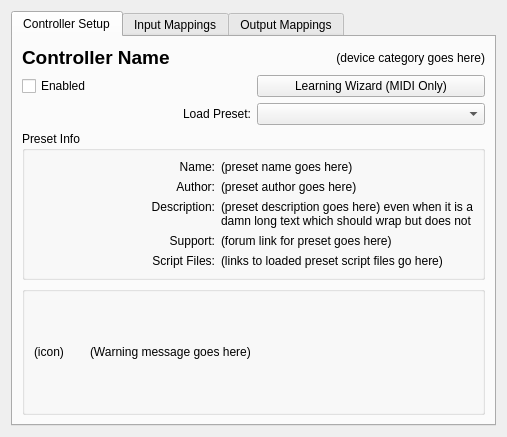
<?xml version="1.0" encoding="UTF-8"?>
<ui version="4.0">
 <class>DlgPrefControllerDlg</class>
 <widget class="QWidget" name="DlgPrefControllerDlg">
  <property name="geometry">
   <rect>
    <x>0</x>
    <y>0</y>
    <width>507</width>
    <height>437</height>
   </rect>
  </property>
  <property name="sizePolicy">
   <sizepolicy hsizetype="Preferred" vsizetype="Preferred">
    <horstretch>0</horstretch>
    <verstretch>0</verstretch>
   </sizepolicy>
  </property>
  <property name="windowTitle">
   <string>Controller Preferences</string>
  </property>
  <layout class="QVBoxLayout" name="verticalLayout_2">
   <item>
    <widget class="QTabWidget" name="controllerTabs">
     <property name="currentIndex">
      <number>0</number>
     </property>
     <widget class="QWidget" name="presetInfoTab">
      <attribute name="title">
       <string>Controller Setup</string>
      </attribute>
      <layout class="QGridLayout" name="gridLayout_2">
       <item row="0" column="0">
        <widget class="QLabel" name="labelDeviceName">
         <property name="enabled">
          <bool>true</bool>
         </property>
         <property name="sizePolicy">
          <sizepolicy hsizetype="Minimum" vsizetype="Minimum">
           <horstretch>0</horstretch>
           <verstretch>0</verstretch>
          </sizepolicy>
         </property>
         <property name="font">
          <font>
           <pointsize>14</pointsize>
           <weight>75</weight>
           <bold>true</bold>
          </font>
         </property>
         <property name="text">
          <string>Controller Name</string>
         </property>
        </widget>
       </item>
       <item row="0" column="1">
        <widget class="QLabel" name="labelDeviceCategory">
         <property name="enabled">
          <bool>true</bool>
         </property>
         <property name="sizePolicy">
          <sizepolicy hsizetype="Minimum" vsizetype="Minimum">
           <horstretch>0</horstretch>
           <verstretch>0</verstretch>
          </sizepolicy>
         </property>
         <property name="toolTip">
          <string notr="true"/>
         </property>
         <property name="text">
          <string>(device category goes here)</string>
         </property>
         <property name="alignment">
          <set>Qt::AlignRight|Qt::AlignTrailing|Qt::AlignVCenter</set>
         </property>
        </widget>
       </item>
       <item row="1" column="0">
        <widget class="QCheckBox" name="chkEnabledDevice">
         <property name="text">
          <string>Enabled</string>
         </property>
        </widget>
       </item>
       <item row="1" column="1">
        <widget class="QPushButton" name="btnLearningWizard">
         <property name="toolTip">
          <string>Click to start the Controller Learning wizard.</string>
         </property>
         <property name="styleSheet">
          <string notr="true"/>
         </property>
         <property name="text">
          <string>Learning Wizard (MIDI Only)</string>
         </property>
         <property name="checkable">
          <bool>false</bool>
         </property>
         <property name="checked">
          <bool>false</bool>
         </property>
        </widget>
       </item>
       <item row="2" column="0">
        <widget class="QLabel" name="label_LoadPreset">
         <property name="sizePolicy">
          <sizepolicy hsizetype="Preferred" vsizetype="Preferred">
           <horstretch>0</horstretch>
           <verstretch>0</verstretch>
          </sizepolicy>
         </property>
         <property name="maximumSize">
          <size>
           <width>16777215</width>
           <height>16777215</height>
          </size>
         </property>
         <property name="text">
          <string>Load Preset:</string>
         </property>
         <property name="alignment">
          <set>Qt::AlignRight|Qt::AlignTrailing|Qt::AlignVCenter</set>
         </property>
         <property name="buddy">
          <cstring>comboBoxPreset</cstring>
         </property>
        </widget>
      </item>
      <item row="11" column="0" colspan="2">
        <widget class="QGroupBox" name="groupBoxWarning">
         <property name="sizePolicy">
          <sizepolicy hsizetype="Expanding" vsizetype="Preferred">
           <horstretch>0</horstretch>
           <verstretch>0</verstretch>
          </sizepolicy>
         </property>
         <property name="title">
          <string/>
         </property>
         <layout class="QGridLayout" name="gridLayout_3">
          <item row="0" column="0">
           <widget class="QLabel" name="labelWarningIcon">
            <property name="sizePolicy">
             <sizepolicy hsizetype="Minimum" vsizetype="Minimum">
              <horstretch>0</horstretch>
              <verstretch>0</verstretch>
             </sizepolicy>
            </property>
            <property name="minimumSize">
             <size>
              <width>50</width>
              <height>50</height>
             </size>
            </property>
            <property name="maximumSize">
             <size>
              <width>50</width>
              <height>50</height>
             </size>
            </property>
            <property name="text">
             <string>(icon)</string>
            </property>
           </widget>
          </item>
          <item row="0" column="1">
           <widget class="QLabel" name="labelWarning">
            <property name="toolTip">
             <string/>
            </property>
            <property name="text">
             <string>(Warning message goes here)</string>
            </property>
            <property name="wordWrap">
             <bool>true</bool>
            </property>
            <property name="openExternalLinks">
             <bool>true</bool>
            </property>
            <property name="textInteractionFlags">
             <set>Qt::TextBrowserInteraction</set>
            </property>
           </widget>
          </item>
         </layout>
        </widget>
       </item>
       <item row="2" column="1">
        <widget class="QComboBox" name="comboBoxPreset">
         <property name="sizePolicy">
          <sizepolicy hsizetype="Minimum" vsizetype="Fixed">
           <horstretch>0</horstretch>
           <verstretch>0</verstretch>
          </sizepolicy>
         </property>
         <property name="maximumSize">
          <size>
           <width>16777215</width>
           <height>16777215</height>
          </size>
         </property>
        </widget>
       </item>
       <item row="10" column="0" colspan="2">
        <widget class="QGroupBox" name="groupBox">
         <property name="title">
          <string>Preset Info</string>
         </property>
         <layout class="QGridLayout" name="gridLayout">
          <item row="0" column="0">
           <widget class="QLabel" name="label_presetName">
            <property name="sizePolicy">
             <sizepolicy hsizetype="Minimum" vsizetype="Minimum">
              <horstretch>0</horstretch>
              <verstretch>0</verstretch>
             </sizepolicy>
            </property>
            <property name="text">
             <string>Name:</string>
            </property>
            <property name="alignment">
             <set>Qt::AlignRight|Qt::AlignTrailing|Qt::AlignVCenter</set>
            </property>
           </widget>
          </item>
          <item row="0" column="1">
           <widget class="QLabel" name="labelLoadedPreset">
            <property name="sizePolicy">
             <sizepolicy hsizetype="Minimum" vsizetype="Minimum">
              <horstretch>0</horstretch>
              <verstretch>0</verstretch>
             </sizepolicy>
            </property>
            <property name="minimumSize">
             <size>
              <width>0</width>
              <height>0</height>
             </size>
            </property>
            <property name="toolTip">
             <string notr="true"/>
            </property>
            <property name="text">
             <string notr="true">(preset name goes here)</string>
            </property>
            <property name="wordWrap">
             <bool>true</bool>
            </property>
           </widget>
          </item>
          <item row="1" column="0">
           <widget class="QLabel" name="label_author">
            <property name="sizePolicy">
             <sizepolicy hsizetype="Minimum" vsizetype="Minimum">
              <horstretch>0</horstretch>
              <verstretch>0</verstretch>
             </sizepolicy>
            </property>
            <property name="text">
             <string>Author:</string>
            </property>
            <property name="alignment">
             <set>Qt::AlignRight|Qt::AlignTrailing|Qt::AlignVCenter</set>
            </property>
           </widget>
          </item>
          <item row="1" column="1">
           <widget class="QLabel" name="labelLoadedPresetAuthor">
            <property name="sizePolicy">
             <sizepolicy hsizetype="Minimum" vsizetype="Minimum">
              <horstretch>0</horstretch>
              <verstretch>0</verstretch>
             </sizepolicy>
            </property>
            <property name="text">
             <string notr="true">(preset author goes here)</string>
            </property>
           </widget>
          </item>
          <item row="2" column="0">
           <widget class="QLabel" name="label_description">
            <property name="sizePolicy">
             <sizepolicy hsizetype="Minimum" vsizetype="Minimum">
              <horstretch>0</horstretch>
              <verstretch>0</verstretch>
             </sizepolicy>
            </property>
            <property name="text">
             <string>Description:</string>
            </property>
            <property name="alignment">
             <set>Qt::AlignRight|Qt::AlignTop|Qt::AlignTrailing</set>
            </property>
           </widget>
          </item>
          <item row="2" column="1">
           <widget class="QLabel" name="labelLoadedPresetDescription">
            <property name="sizePolicy">
             <sizepolicy hsizetype="Minimum" vsizetype="Minimum">
              <horstretch>0</horstretch>
              <verstretch>0</verstretch>
             </sizepolicy>
            </property>
            <property name="minimumSize">
             <size>
              <width>0</width>
              <height>0</height>
             </size>
            </property>
            <property name="focusPolicy">
             <enum>Qt::NoFocus</enum>
            </property>
            <property name="toolTip">
             <string notr="true"/>
            </property>
            <property name="text">
             <string notr="true">(preset description goes here) even when it is a damn long text which should wrap but does not</string>
            </property>
            <property name="alignment">
             <set>Qt::AlignLeading|Qt::AlignLeft|Qt::AlignVCenter</set>
            </property>
            <property name="wordWrap">
             <bool>true</bool>
            </property>
           </widget>
          </item>
          <item row="3" column="0">
           <widget class="QLabel" name="label_support">
            <property name="sizePolicy">
             <sizepolicy hsizetype="Minimum" vsizetype="Minimum">
              <horstretch>0</horstretch>
              <verstretch>0</verstretch>
             </sizepolicy>
            </property>
            <property name="text">
             <string>Support:</string>
            </property>
            <property name="alignment">
             <set>Qt::AlignRight|Qt::AlignTrailing|Qt::AlignVCenter</set>
            </property>
           </widget>
          </item>
          <item row="3" column="1">
           <widget class="QLabel" name="labelLoadedPresetSupportLinks">
            <property name="sizePolicy">
             <sizepolicy hsizetype="Minimum" vsizetype="Minimum">
              <horstretch>0</horstretch>
              <verstretch>0</verstretch>
             </sizepolicy>
            </property>
            <property name="focusPolicy">
             <enum>Qt::ClickFocus</enum>
            </property>
            <property name="toolTip">
             <string notr="true"/>
            </property>
            <property name="inputMethodHints">
             <set>Qt::ImhUrlCharactersOnly</set>
            </property>
            <property name="text">
             <string notr="true">(forum link for preset goes here)</string>
            </property>
            <property name="openExternalLinks">
             <bool>false</bool>
            </property>
            <property name="textInteractionFlags">
             <set>Qt::LinksAccessibleByKeyboard|Qt::LinksAccessibleByMouse</set>
            </property>
           </widget>
          </item>
          <item row="4" column="0">
           <widget class="QLabel" name="label_scriptFiles">
            <property name="sizePolicy">
             <sizepolicy hsizetype="Minimum" vsizetype="Minimum">
              <horstretch>0</horstretch>
              <verstretch>0</verstretch>
             </sizepolicy>
            </property>
            <property name="text">
             <string>Script Files:</string>
            </property>
            <property name="alignment">
             <set>Qt::AlignRight|Qt::AlignTop|Qt::AlignTrailing</set>
            </property>
           </widget>
          </item>
          <item row="4" column="1">
           <widget class="QLabel" name="labelLoadedPresetScriptFileLinks">
            <property name="sizePolicy">
             <sizepolicy hsizetype="Minimum" vsizetype="Minimum">
              <horstretch>0</horstretch>
              <verstretch>0</verstretch>
             </sizepolicy>
            </property>
            <property name="focusPolicy">
             <enum>Qt::ClickFocus</enum>
            </property>
            <property name="toolTip">
             <string notr="true"/>
            </property>
            <property name="inputMethodHints">
             <set>Qt::ImhUrlCharactersOnly</set>
            </property>
            <property name="text">
             <string notr="true">(links to loaded preset script files go here)</string>
            </property>
            <property name="openExternalLinks">
             <bool>false</bool>
            </property>
            <property name="textInteractionFlags">
             <set>Qt::LinksAccessibleByKeyboard|Qt::LinksAccessibleByMouse</set>
            </property>
           </widget>
          </item>
         </layout>
        </widget>
       </item>
       <item row="11" column="0">
        <spacer name="verticalSpacer">
         <property name="orientation">
          <enum>Qt::Vertical</enum>
         </property>
         <property name="sizeHint" stdset="0">
          <size>
           <width>20</width>
           <height>40</height>
          </size>
         </property>
        </spacer>
       </item>
      </layout>
     </widget>
     <widget class="QWidget" name="inputMappingsTab">
      <attribute name="title">
       <string>Input Mappings</string>
      </attribute>
      <layout class="QVBoxLayout" name="verticalLayout_4">
       <item>
        <widget class="QTableView" name="m_pInputMappingTableView">
         <property name="editTriggers">
          <set>QAbstractItemView::AnyKeyPressed|QAbstractItemView::DoubleClicked|QAbstractItemView::EditKeyPressed|QAbstractItemView::SelectedClicked</set>
         </property>
        </widget>
       </item>
       <item>
        <widget class="QGroupBox" name="groupBoxInputManagement">
         <property name="minimumSize">
          <size>
           <width>300</width>
           <height>0</height>
          </size>
         </property>
         <property name="title">
          <string/>
         </property>
         <layout class="QHBoxLayout" name="horizontalLayout_2">
          <item>
           <widget class="QPushButton" name="btnAddInputMapping">
            <property name="styleSheet">
             <string notr="true"/>
            </property>
            <property name="text">
             <string>Add</string>
            </property>
           </widget>
          </item>
          <item>
           <widget class="QPushButton" name="btnRemoveInputMappings">
            <property name="styleSheet">
             <string notr="true"/>
            </property>
            <property name="text">
             <string>Remove</string>
            </property>
           </widget>
          </item>
          <item>
           <spacer name="horizontalSpacer_3">
            <property name="orientation">
             <enum>Qt::Horizontal</enum>
            </property>
            <property name="sizeHint" stdset="0">
             <size>
              <width>219</width>
              <height>20</height>
             </size>
            </property>
           </spacer>
          </item>
          <item>
           <widget class="QPushButton" name="btnClearAllInputMappings">
            <property name="autoFillBackground">
             <bool>false</bool>
            </property>
            <property name="styleSheet">
             <string notr="true"/>
            </property>
            <property name="text">
             <string>Clear All</string>
            </property>
           </widget>
          </item>
         </layout>
        </widget>
       </item>
      </layout>
     </widget>
     <widget class="QWidget" name="outputMappingsTab">
      <attribute name="title">
       <string>Output Mappings</string>
      </attribute>
      <layout class="QVBoxLayout" name="verticalLayout">
       <item>
        <widget class="QTableView" name="m_pOutputMappingTableView">
         <property name="enabled">
          <bool>true</bool>
         </property>
         <property name="editTriggers">
          <set>QAbstractItemView::AnyKeyPressed|QAbstractItemView::DoubleClicked|QAbstractItemView::EditKeyPressed|QAbstractItemView::SelectedClicked</set>
         </property>
        </widget>
       </item>
       <item>
        <widget class="QGroupBox" name="groupBoxOutputs">
         <property name="title">
          <string/>
         </property>
         <layout class="QHBoxLayout" name="horizontalLayout">
          <item>
           <widget class="QPushButton" name="btnAddOutputMapping">
            <property name="enabled">
             <bool>true</bool>
            </property>
            <property name="text">
             <string>Add</string>
            </property>
           </widget>
          </item>
          <item>
           <widget class="QPushButton" name="btnRemoveOutputMappings">
            <property name="text">
             <string>Remove</string>
            </property>
           </widget>
          </item>
          <item>
           <spacer name="horizontalSpacer_2">
            <property name="orientation">
             <enum>Qt::Horizontal</enum>
            </property>
            <property name="sizeHint" stdset="0">
             <size>
              <width>219</width>
              <height>20</height>
             </size>
            </property>
           </spacer>
          </item>
          <item>
           <widget class="QPushButton" name="btnClearAllOutputMappings">
            <property name="text">
             <string>Clear All</string>
            </property>
           </widget>
          </item>
         </layout>
        </widget>
       </item>
      </layout>
     </widget>
    </widget>
   </item>
  </layout>
 </widget>
 <resources/>
 <connections/>
</ui>
